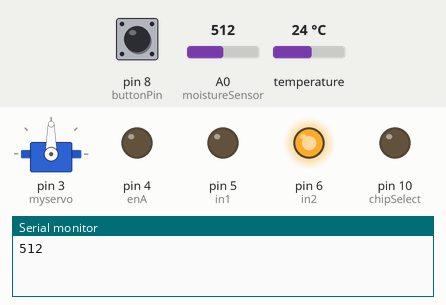
Recording of a sketch running on a simulated Arduino Uno, built with avr-gcc and run on an emulated ATmega328P. Shown: servo, output pins drawn as LEDs (lit = HIGH), the last lines printed to the serial monitor. Inputs (shaded band) come from the test bench; at power-on: pin 8 (buttonPin) LOW, A0 (moistureSensor) = 512, temperature 24 °C. Storage starts empty.

Above: at 0.1 s.
At 107.1 s:
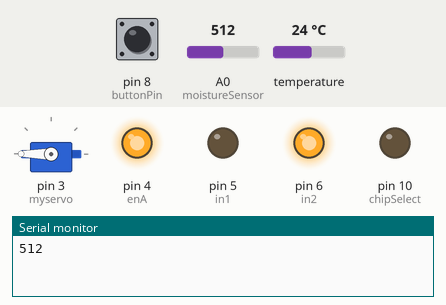
At 123.1 s:
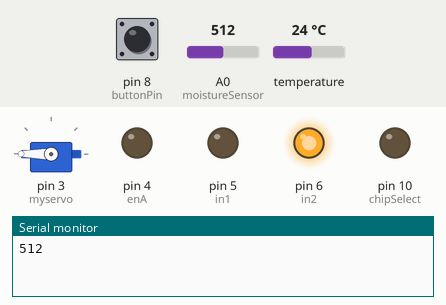
At 125.8 s:
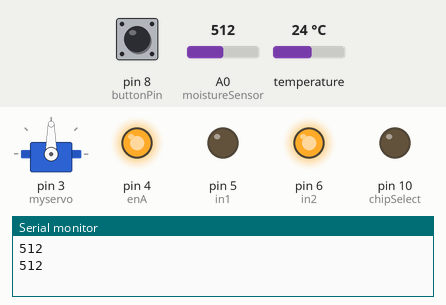
Timing chart, 0 to 127.3 s (numbered marks = the images above):
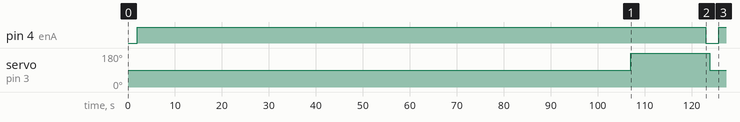

The sketch:

master.ino
```cpp
// Servo Stuff
#include <Servo.h>
Servo myservo;

// Hbridge Stuff
#define enA 4
#define in1 5
#define in2 6

// Temp Stuff
#include <OneWire.h>
#include <DallasTemperature.h>
#define ONE_WIRE_BUS 2
OneWire oneWire(ONE_WIRE_BUS);
DallasTemperature sensors(&oneWire);

// WATER STUFF
int moistureSensor = 0;   //one nail goes to +5V, the other nail goes to this analogue pin
int moisture_val;
double thresh = 200;
//SD Stuff
#include <SPI.h>
#include <SD.h>
File myFile;
//* SD card attached to SPI bus as follows:
// ** MOSI - pin 11 on Arduino Uno/Duemilanove/Diecimila
// ** MISO - pin 12 on Arduino Uno/Duemilanove/Diecimila
// ** CLK - pin 13 on Arduino Uno/Duemilanove/Diecimila
// ** CS - depends on your SD card shield or module.
//    Pin 10 used here for consistency with other Arduino examples
Sd2Card card;
SdVolume volume;
SdFile root;
const int chipSelect = 10;

//EMPTY WATER BUTTON
const int buttonPin = 8;
int buttonState = 0;

void setup() {

  // Hbridge stuff
  pinMode(enA, OUTPUT);
  pinMode(in1, OUTPUT);
  pinMode(in2, OUTPUT);
  digitalWrite(in1, LOW);
  digitalWrite(in2, HIGH);
  Serial.begin(9600);

  myservo.attach(3);
  myservo.write(180);

  sensors.begin();

  SPI.setClockDivider(SPI_CLOCK_DIV128);
  pinMode(chipSelect, OUTPUT);
}

void loop() {
  moisture_val = analogRead(moistureSensor);   // read the value from the nails
  if (moisture_val > thresh) {
  Serial.println( moisture_val );     // print the moisture level to the serial monitor
  // put your main code here, to run repeatedly:
  //analogWrite(enA,255);
  myservo.write(90);
  delay(2000);
  //Collect Sample for 1 min 45 sec
  digitalWrite(in1, LOW);
  digitalWrite(in2, HIGH);
  analogWrite(enA,255);
  delay(105000);
//Turn servo back to normal position and pump air in to clear tubes of water

  myservo.write(180);
  delay(1000);

  digitalWrite(in1, LOW);
  digitalWrite(in2, HIGH);
  analogWrite(enA,255);
  delay(15000);

  analogWrite(enA,0);
  // TEMP STUFF
  //Serial.print(" Requesting temperatures...");
  sensors.requestTemperatures(); // Send the command to get temperature readings
  myFile = SD.open("test.txt", FILE_WRITE);
  myFile.println(sensors.getTempCByIndex(0));
  myFile.close();
  //Serial.println("DONE");
/********************************************************************/
  //Serial.print("Temperature is: ");
  //Serial.print(sensors.getTempCByIndex(0)); // Why "byIndex"?
  // You can have more than one DS18B20 on the same bus.
  // 0 refers to the first IC on the wire

  //WATER STUFF
}
buttonState = digitalRead(buttonPin);
if (buttonState == HIGH) {
  myservo.write(90);
  delay(2000);
  //Collect Sample for 1 min 45 sec
  digitalWrite(in1, HIGH);
  digitalWrite(in2, LOW);
  analogWrite(enA,255);
  delay(120000);
  analogWrite(enA,0);
  myservo.write(180);
}
 }
```

Measured:
- by itself, pin 4 (enA): LOW → HIGH at 2.0 s, → LOW 121 s later, → HIGH 2.8 s later
- by itself, servo on pin 3 (myservo): 90° → 180° at 107 s, → 90° 16.8 s later
